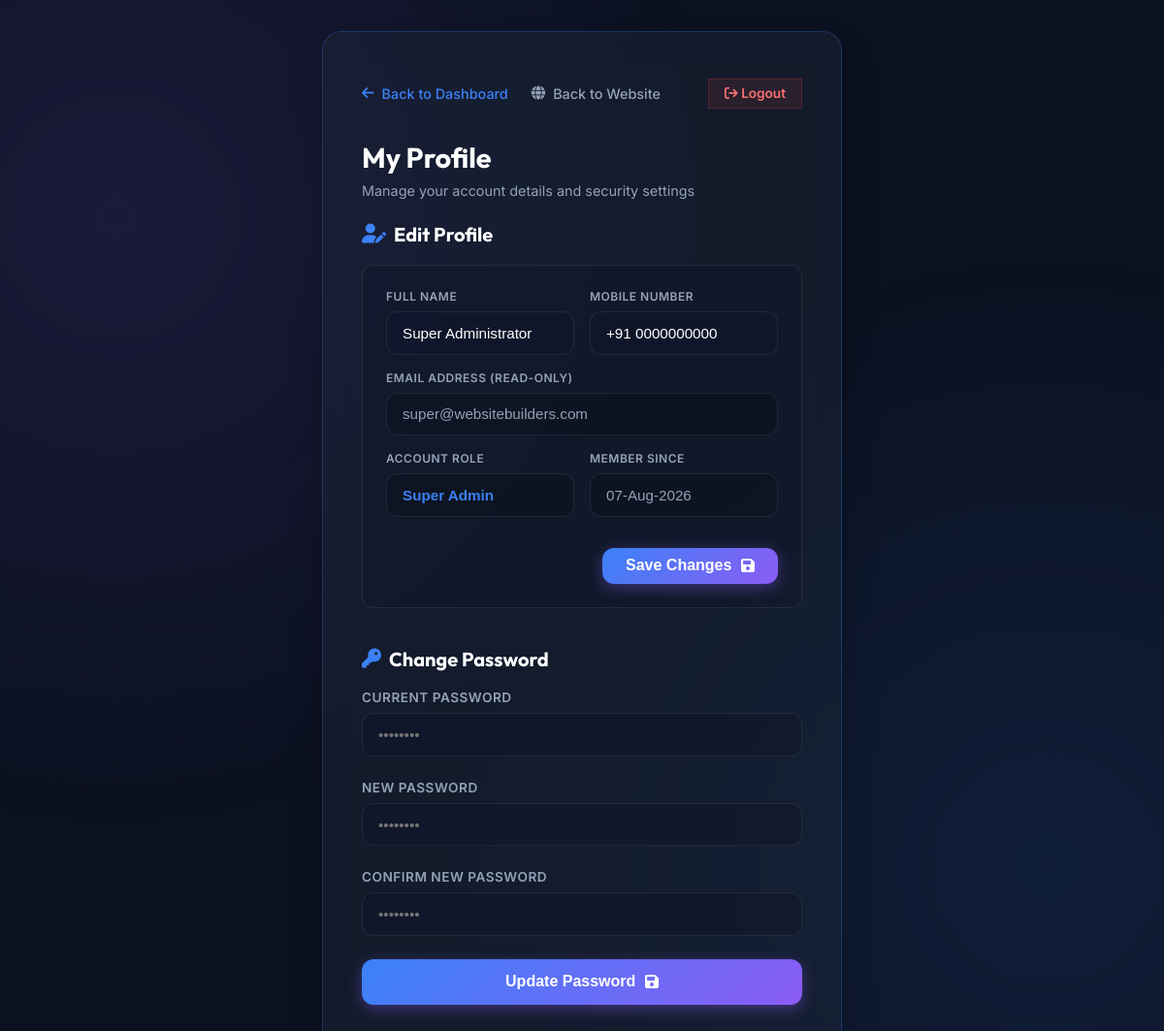
Page /customer/profile (signed in) on the committed database.
### models.py (models this page shows, shortened)
class User(db.Model, UserMixin):
    __tablename__ = 'users'
    id = db.Column(db.Integer, primary_key=True)
    full_name = db.Column(db.String(100), nullable=False)
    email = db.Column(db.String(120), unique=True, nullable=False)
    mobile = db.Column(db.String(20), nullable=False)
    password_hash = db.Column(db.String(128), nullable=False)
    role = db.Column(db.String(20), default='Staff')  # Super Admin, Admin, Staff
    is_active = db.Column(db.Boolean, default=True)
    created_at = db.Column(db.DateTime, default=datetime.utcnow)
    updated_at = db.Column(db.DateTime, default=datetime.utcnow, onupdate=datetime.utcnow)
    last_login = db.Column(db.DateTime, nullable=True)

### app.py (the view)
@app.route('/customer/profile')
@login_required
def customer_profile():
    return render_template('customer_profile.html', user=current_user)

### app.py (called while the page is built)
@login_manager.user_loader
def load_user(user_id):
    return User.query.get(int(user_id))

@app.after_request
def add_security_headers(response):
    response.headers['X-Content-Type-Options'] = 'nosniff'
    response.headers['X-Frame-Options'] = 'DENY'
    response.headers['X-XSS-Protection'] = '1; mode=block'
    if request.path.startswith('/dashboard') or request.path.startswith('/api'):
        response.headers['Cache-Control'] = 'no-store, no-cache, must-revalidate, max-age=0'
        response.headers['Pragma'] = 'no-cache'
    return response

### templates/customer_profile.html (shortened to what this page needs)
{% extends "layout.html" %}
{% block content %}
<div class="auth-container" style="max-width: 600px; margin: 0 auto; width: 100%;">
  <div class="auth-card" style="max-width: 100%; width: 100%; border-color: rgba(59, 130, 246, 0.25);">
    <div style="display: flex; justify-content: space-between; align-items: center; margin-bottom: 2rem;">
      <div style="display: flex; gap: 1.5rem;">
        <a href="{{ url_for('dashboard') }}" class="forgot-link" style="font-size: 0.9rem; display: flex; align-items: center; gap: 0.5rem;">
          <i class="fa-solid fa-arrow-left"></i> Back to Dashboard
        </a>
        <a href="/index.html" class="forgot-link" style="font-size: 0.9rem; display: flex; align-items: center; gap: 0.5rem; color: var(--text-muted);">
          <i class="fa-solid fa-globe"></i> Back to Website
        </a>
      </div>
      <a href="{{ url_for('logout') }}" class="btn-logout" style="background: rgba(239, 68, 68, 0.1); border: 1px solid rgba(239, 68, 68, 0.2); color: #f87171; padding: 0.4rem 1rem; border-radius: var(--radius-sm); font-size: 0.85rem; font-weight: 600; cursor: pointer; text-decoration: none; transition: background 0.3s;">
        <i class="fa-solid fa-arrow-right-from-bracket"></i> Logout
      </a>
    </div>
    <div class="logo-container" style="margin-bottom: 1.5rem; text-align: left;">
      <h2 class="auth-title" style="text-align: left; font-size: 1.8rem;">My Profile</h2>
      <p class="auth-subtitle" style="text-align: left; margin-bottom: 0;">Manage your account details and security settings</p>
    </div>
    <h3 class="auth-title" style="font-size: 1.25rem; text-align: left; margin-bottom: 1.2rem; display: flex; align-items: center; gap: 0.5rem;">
      <i class="fa-solid fa-user-pen" style="color: var(--secondary);"></i> Edit Profile
    </h3>
    <form action="{{ url_for('edit_profile') }}" method="POST">
      <div style="background: rgba(15, 23, 42, 0.4); border: 1px solid var(--border-color); border-radius: var(--radius-md); padding: 1.5rem; margin-bottom: 2.5rem; display: grid; grid-template-columns: 1fr 1fr; gap: 1rem;">
        <div class="form-group" style="margin-bottom: 0;">
          <label class="form-label" style="font-size: 0.75rem; text-transform: uppercase;">Full Name</label>
          <input type="text" class="form-control" name="full_name" value="{{ user.full_name }}" required>
        </div>
        <div class="form-group" style="margin-bottom: 0;">
          <label class="form-label" style="font-size: 0.75rem; text-transform: uppercase;">Mobile Number</label>
          <input type="text" class="form-control" name="mobile" value="{{ user.mobile }}" required>
        </div>
        <div class="form-group" style="margin-bottom: 0; grid-column: span 2;">
          <label class="form-label" style="font-size: 0.75rem; text-transform: uppercase;">Email Address (Read-only)</label>
          <input type="email" class="form-control" value="{{ user.email }}" disabled style="background: rgba(0,0,0,0.2); color: var(--text-muted);">
        </div>
        <div class="form-group" style="margin-bottom: 0;">
          <label class="form-label" style="font-size: 0.75rem; text-transform: uppercase;">Account Role</label>
          <input type="text" class="form-control" value="{{ user.role }}" disabled style="background: rgba(0,0,0,0.2); color: var(--secondary); font-weight: bold;">
        </div>
        <div class="form-group" style="margin-bottom: 0;">
          <label class="form-label" style="font-size: 0.75rem; text-transform: uppercase;">Member Since</label>
          <input type="text" class="form-control" value="{{ user.created_at.strftime('%d-%b-%Y') if user.created_at else 'N/A' }}" disabled style="background: rgba(0,0,0,0.2); color: var(--text-muted);">
        </div>
        <div style="grid-column: span 2; display: flex; justify-content: flex-end; margin-top: 1rem;">
          <button type="submit" class="btn" style="width: auto; padding: 0.6rem 1.5rem;">
            <span>Save Changes</span>
            <i class="fa-solid fa-floppy-disk"></i>
          </button>
        </div>
      </div>
    </form>
    <h3 class="auth-title" style="font-size: 1.25rem; text-align: left; margin-bottom: 1.2rem; display: flex; align-items: center; gap: 0.5rem;">
      <i class="fa-solid fa-key" style="color: var(--secondary);"></i> Change Password
    </h3>
    <form action="{{ url_for('change_password') }}" method="POST" onsubmit="return validateChangePassword()">
      <div class="form-group">
        <label class="form-label" for="current_password">Current Password</label>
        <input type="password" class="form-control" id="current_password" name="current_password" required placeholder="••••••••">
      </div>
      <div class="form-group">
        <label class="form-label" for="new_password">New Password</label>
        <input type="password" class="form-control" id="new_password" name="new_password" required placeholder="••••••••">
      </div>
      <div class="form-group">
        <label class="form-label" for="confirm_password">Confirm New Password</label>
        <input type="password" class="form-control" id="confirm_password" name="confirm_password" required placeholder="••••••••">
      </div>
      <button type="submit" class="btn">
        <span>Update Password</span>
        <i class="fa-solid fa-floppy-disk"></i>
      </button>
    </form>
  </div>
</div>
{% endblock %}

### templates/layout.html (style rules this page uses)
:root { --primary: #0f172a; --primary-light: #1e293b; --secondary: #3b82f6; --accent: #8b5cf6; --bg-color: #0b1120; --card-bg: rgba(30, 41, 59, 0.45); --text-main: #f8fafc; --text-muted: #94a3b8; --border-color: rgba(255, 255, 255, 0.08); --gradient-primary: linear-gradient(135deg, var(--secondary), var(--accent)); --gradient-text: linear-gradient(to right, #60a5fa, #a78bfa); --radius-md: 0.75rem; --radius-lg: 1.25rem; --radius-full: 9999px; }
* { box-sizing: border-box; margin: 0; padding: 0; }
body { font-family: 'Inter', sans-serif; background-color: var(--bg-color); color: var(--text-main); min-height: 100vh; display: flex; flex-direction: column; overflow-x: hidden; position: relative; }
body::before { content: ''; position: fixed; inset: 0; z-index: -1; background-image: radial-gradient(circle at 10% 20%, rgba(139, 92, 246, 0.12), transparent 45%), radial-gradient(circle at 90% 80%, rgba(59, 130, 246, 0.12), transparent 45%); pointer-events: none; }
.auth-container { flex: 1; display: flex; align-items: center; justify-content: center; padding: 2rem; }
.auth-card { background: var(--card-bg); backdrop-filter: blur(16px); -webkit-backdrop-filter: blur(16px); border: 1px solid var(--border-color); border-radius: var(--radius-lg); width: 100%; max-width: 450px; padding: 3rem 2.5rem; box-shadow: 0 20px 40px -15px rgba(0, 0, 0, 0.5); animation: fadeInUp 0.6s cubic-bezier(0.16, 1, 0.3, 1); }
.logo-container { text-align: center; margin-bottom: 2rem; }
.auth-title { font-family: 'Outfit', sans-serif; font-size: 1.5rem; font-weight: 700; color: white; text-align: center; margin-bottom: 0.5rem; }
.auth-subtitle { font-size: 0.9rem; color: var(--text-muted); text-align: center; margin-bottom: 2rem; }
.form-group { margin-bottom: 1.5rem; position: relative; }
.form-label { display: block; font-size: 0.85rem; font-weight: 600; color: var(--text-muted); margin-bottom: 0.5rem; text-transform: uppercase; letter-spacing: 0.5px; }
.form-control { width: 100%; background: rgba(15, 23, 42, 0.6); border: 1px solid var(--border-color); border-radius: var(--radius-md); padding: 0.8rem 1rem; color: white; font-size: 0.95rem; transition: all 0.3s; }
.forgot-link { color: var(--secondary); text-decoration: none; font-weight: 500; }
.btn { width: 100%; background: var(--gradient-primary); border: none; border-radius: var(--radius-md); padding: 0.9rem; color: white; font-size: 1rem; font-weight: 700; cursor: pointer; transition: opacity 0.3s, transform 0.2s; box-shadow: 0 4px 15px rgba(139, 92, 246, 0.4); display: flex; align-items: center; justify-content: center; gap: 0.6rem; }

### rows in the picture
User: full_name "Super Administrator", mobile "+91 0000000000", email "super@websitebuilders.com", role "Super Admin", created_at "07-Aug-2026"
